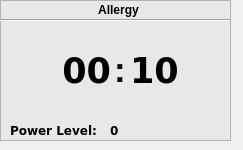
     <widget class="QWidget" name="allergyStack">
      <widget class="QListWidget" name="allergyBackDrop">
       <property name="geometry">
        <rect>
         <x>0</x>
         <y>0</y>
         <width>231</width>
         <height>141</height>
        </rect>
       </property>
       <property name="styleSheet">
        <string notr="true">background-color: rgb(232, 232, 232);</string>
       </property>
      </widget>
      <widget class="QLabel" name="allergyTimer">
       <property name="geometry">
        <rect>
         <x>130</x>
         <y>50</y>
         <width>51</width>
         <height>41</height>
        </rect>
       </property>
       <property name="font">
        <font>
         <family>DejaVu Sans</family>
         <pointsize>26</pointsize>
         <weight>75</weight>
         <bold>true</bold>
        </font>
       </property>
       <property name="text">
        <string>10</string>
       </property>
      </widget>
      <widget class="QLabel" name="header_1">
       <property name="geometry">
        <rect>
         <x>3</x>
         <y>0</y>
         <width>231</width>
         <height>20</height>
        </rect>
       </property>
       <property name="text">
        <string>&lt;html&gt;&lt;head/&gt;&lt;body&gt;&lt;p align=&quot;center&quot;&gt;&lt;span style=&quot; font-weight:600; color:#000000;&quot;&gt;Allergy&lt;/span&gt;&lt;/p&gt;&lt;/body&gt;&lt;/html&gt;</string>
       </property>
      </widget>
      <widget class="QLabel" name="powerLabel">
       <property name="geometry">
        <rect>
         <x>10</x>
         <y>120</y>
         <width>101</width>
         <height>21</height>
        </rect>
       </property>
       <property name="font">
        <font>
         <family>DejaVu Sans</family>
         <weight>75</weight>
         <bold>true</bold>
        </font>
       </property>
       <property name="text">
        <string>Power Level:</string>
       </property>
      </widget>
      <widget class="QLabel" name="powerLevelLabel">
       <property name="geometry">
        <rect>
         <x>110</x>
         <y>120</y>
         <width>41</width>
         <height>20</height>
        </rect>
       </property>
       <property name="font">
        <font>
         <family>DejaVu Sans</family>
         <weight>75</weight>
         <bold>true</bold>
        </font>
       </property>
       <property name="text">
        <string>0</string>
       </property>
      </widget>
      <widget class="Line" name="line_1">
       <property name="geometry">
        <rect>
         <x>0</x>
         <y>10</y>
         <width>231</width>
         <height>20</height>
        </rect>
       </property>
       <property name="orientation">
        <enum>Qt::Horizontal</enum>
       </property>
      </widget>
      <widget class="QLabel" name="allergyTimer_minutes">
       <property name="geometry">
        <rect>
         <x>60</x>
         <y>50</y>
         <width>51</width>
         <height>41</height>
        </rect>
       </property>
       <property name="font">
        <font>
         <family>DejaVu Sans</family>
         <pointsize>26</pointsize>
         <weight>75</weight>
         <bold>true</bold>
        </font>
       </property>
       <property name="mouseTracking">
        <bool>true</bool>
       </property>
       <property name="text">
        <string>&lt;html&gt;&lt;head/&gt;&lt;body&gt;&lt;p align=&quot;right&quot;&gt;00&lt;/p&gt;&lt;/body&gt;&lt;/html&gt;</string>
       </property>
       <property name="alignment">
        <set>Qt::AlignRight|Qt::AlignTrailing|Qt::AlignVCenter</set>
       </property>
      </widget>
      <widget class="QLabel" name="timeSeperator_1">
       <property name="geometry">
        <rect>
         <x>110</x>
         <y>50</y>
         <width>20</width>
         <height>41</height>
        </rect>
       </property>
       <property name="text">
        <string>&lt;html&gt;&lt;head/&gt;&lt;body&gt;&lt;p align=&quot;center&quot;&gt;&lt;span style=&quot; font-size:26pt; font-weight:600;&quot;&gt;:&lt;/span&gt;&lt;/p&gt;&lt;/body&gt;&lt;/html&gt;</string>
       </property>
      </widget>
     </widget>
